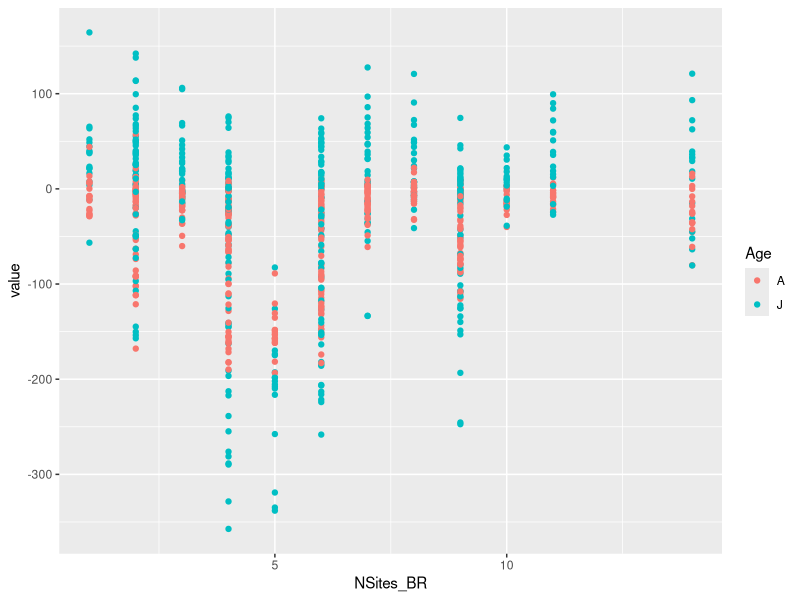
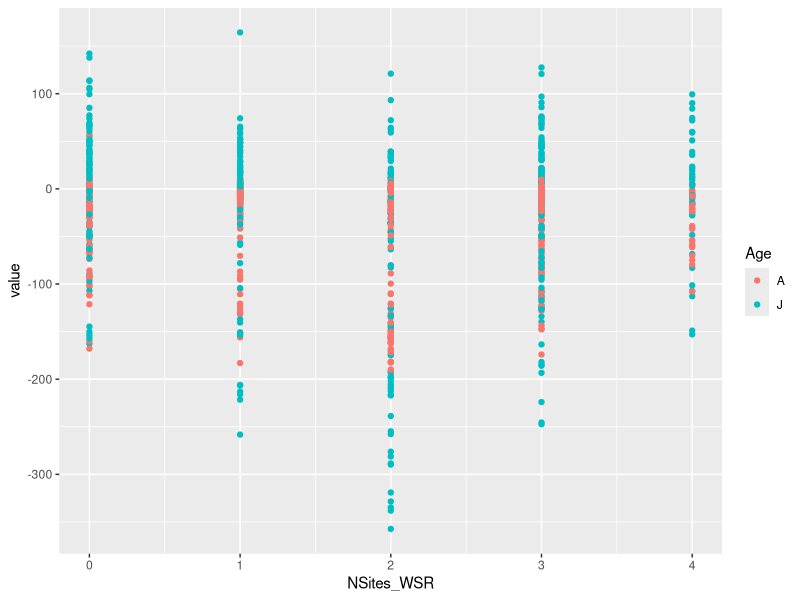
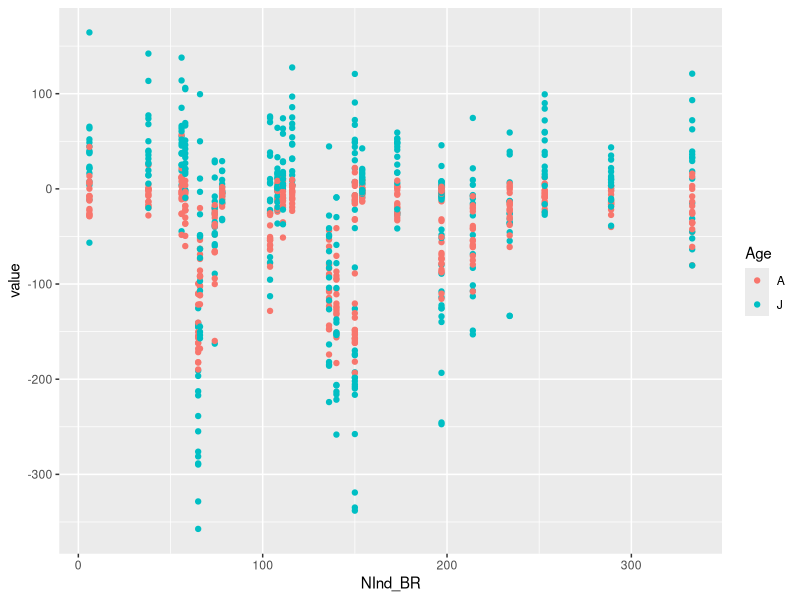
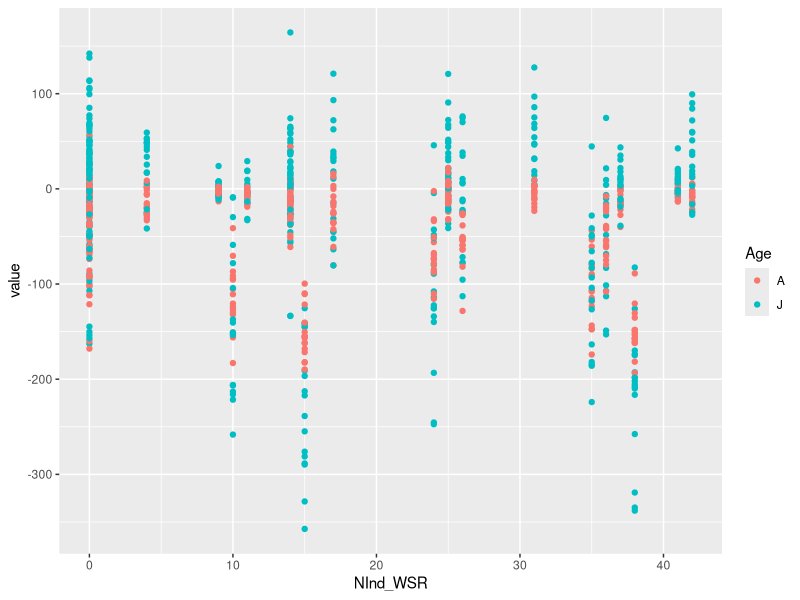

Here is the R script that generated these plots, in order:
require(ggplot2)
require(dplyr)
require(tidyr)

# Load Files
N.bias.raw <- read.csv("Model Bias Comparison/SampleSize/Master N Bias.csv")
HR.bias.raw <- read.csv("Model Bias Comparison/SampleSize/Master HR Bias.csv")
WSR.bias.raw <- read.csv("Model Bias Comparison/SampleSize/Master WSR Bias.csv")
R.bias.raw <- read.csv("Model Bias Comparison/SampleSize/Master R Bias.csv")
SimInfo.raw <- read.csv("Model Bias Comparison/SampleSize/MasterSimInfo.csv")

N.bias.long <- N.bias.raw %>%
  pivot_longer(cols = 4:ncol(N.bias.raw)) %>%
  mutate(Year = as.integer(sub(".", "", name))) %>% select(-name)

SimInfo.NSitesBR <- SimInfo.raw %>%
  filter(Name == "NSites BR") %>%
  rename(NSites_BR = Value) %>% 
  select(-Name)
SimInfo.NSitesWSR <- SimInfo.raw %>%
  filter(Name == "NSites WSR")%>%
  rename(NSites_WSR = Value) %>% 
  select(-Name)
SimInfo.NIndBR <- SimInfo.raw %>%
  filter(Name == "NInd BR") %>%
  rename(NInd_BR = Value) %>% 
  select(-Name)
SimInfo.NIndWSR <- SimInfo.raw %>%
  filter(Name == "NInd WSR")%>%
  rename(NInd_WSR = Value) %>% 
  select(-Name)
SimInfo.totaldata <- SimInfo.raw[1:5,] %>%
  select(-WMD) %>%
  pivot_wider(names_from = Name, values_from = Value)

N.bias <- merge(N.bias.long, SimInfo.NSitesBR, by = c("WMD","Trial"))
N.bias <- merge(N.bias, SimInfo.NSitesWSR, by = c("WMD","Trial"))
N.bias <- merge(N.bias, SimInfo.NIndBR, by = c("WMD","Trial"))
N.bias <- merge(N.bias, SimInfo.NIndWSR, by = c("WMD","Trial"))
N.bias <- merge(N.bias, SimInfo.totaldata, by = c("Trial"))

ggplot(N.bias, aes(x = NSites_BR, y = value)) +
  geom_point(aes(color = Age))
ggplot(N.bias, aes(x = NSites_WSR, y = value)) +
  geom_point(aes(color = Age))
ggplot(N.bias, aes(x = NInd_BR, y = value)) +
  geom_point(aes(color = Age))
ggplot(N.bias, aes(x = NInd_WSR, y = value)) +
  geom_point(aes(color = Age))
